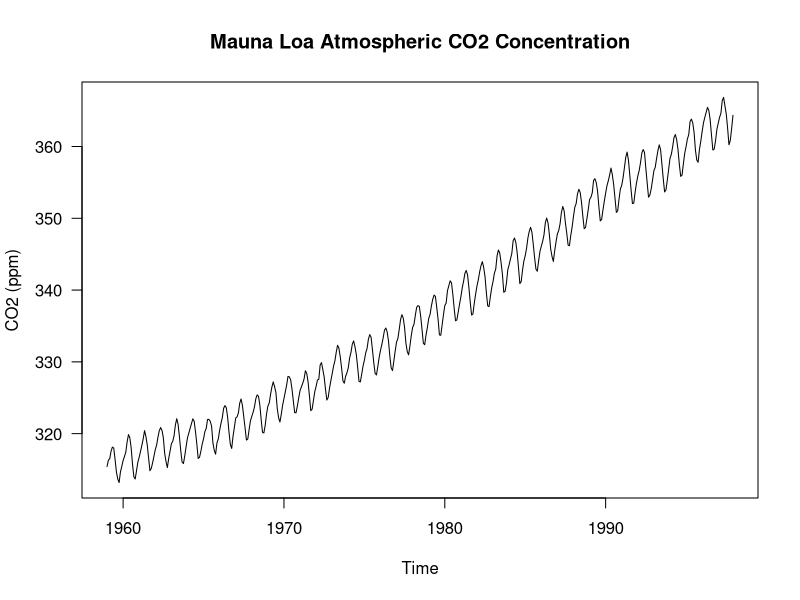

Reproduce this figure in R.
## ---- chunk 1
library(graphics)
plot(co2, ylab = "CO2 (ppm)", las = 1)
title(main = "Mauna Loa Atmospheric CO2 Concentration")
